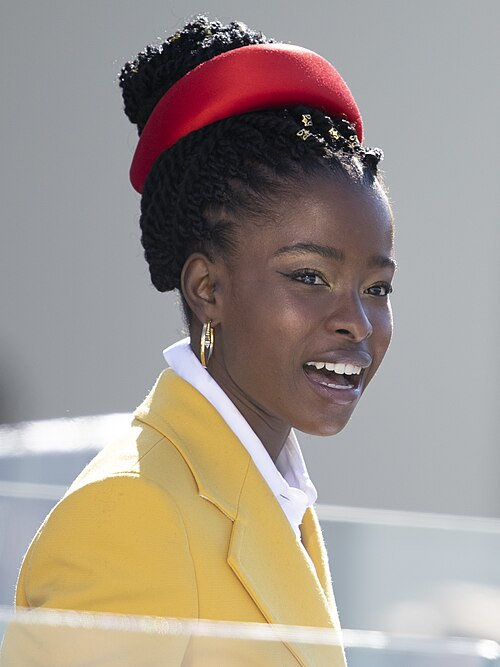
#> input picture src/face_match_kiosk/galleries/people/amanda_gorman.jpg, 500 x 667 px
$ python -i detector.py   (imports and definitions only)
#> lines starting #> are read from the running program, lines starting #| are printed output that depends on the picture
"""Face detection + ArcFace-style alignment.

Primary path is YuNet (cv2.FaceDetectorYN), which gives us five facial landmarks
per face. Those landmarks matter: warping the face onto a canonical template
before embedding is worth a lot of accuracy, and it is the difference between
"this match feels plausible" and "this match feels random".

The Haar cascade from the original age-predictor app is kept as a fallback so a
missing YuNet file degrades the demo instead of killing it. Haar gives no
landmarks, so that path can only do a plain padded crop.
"""

# System imports
import os

# Library imports
import cv2
import numpy as np

# Our imports
from face_match_kiosk.configs import (
    DETECTOR_ONNX_PATH,
    HAAR_CASCADE_PATH,
    DETECTOR_INPUT_SIZE,
    DETECTOR_SCORE_THRESHOLD,
    DETECTOR_NMS_THRESHOLD,
    DETECTOR_TOP_K,
    DETECT_MAX_WIDTH,
    EMBED_INPUT_SIZE,
    AGE_INPUT_SIZE,
)


# Canonical 5-point template ArcFace was trained against, for a 112x112 crop.
# Order: right eye, left eye, nose, right mouth corner, left mouth corner --
# as they appear left-to-right in the image, which is also YuNet's output order.
ARCFACE_TEMPLATE = np.array([
    [38.2946, 51.6963],
    [73.5318, 51.5014],
    [56.0252, 71.7366],
    [41.5493, 92.3655],
    [70.7299, 92.2041],
], dtype=np.float32)


class Face:
    """One detected face: pixel box, optional landmarks, detector confidence."""

    # [4 lines left out: function __init__, not called in this run]

    @property
    def area(self):
        return self.w * self.h

    @property
    def box(self):
        return (self.x, self.y, self.w, self.h)

    @property
    def center(self):
        return (self.x + self.w // 2, self.y + self.h // 2)


class FaceDetector:

    def __init__(self):
        self.backend = None
        self.yunet = None
        self.haar = None
        self._input_size = None

        if os.path.exists(DETECTOR_ONNX_PATH) and hasattr(cv2, 'FaceDetectorYN'):
            self.yunet = cv2.FaceDetectorYN.create(
                model=DETECTOR_ONNX_PATH,
                config='',
                input_size=DETECTOR_INPUT_SIZE,
                score_threshold=DETECTOR_SCORE_THRESHOLD,
                nms_threshold=DETECTOR_NMS_THRESHOLD,
                top_k=DETECTOR_TOP_K,
            )
            self._input_size = DETECTOR_INPUT_SIZE
            self.backend = 'yunet'
        elif os.path.exists(HAAR_CASCADE_PATH):
            self.haar = cv2.CascadeClassifier(HAAR_CASCADE_PATH)
            self.backend = 'haar'
        else:
            raise RuntimeError(
                'No face detector available. Run scripts/fetch_models.py to get '
                'YuNet, or restore %s' % HAAR_CASCADE_PATH)

    # ------------------------------------------------------------ detection

    # [9 lines left out: function detect, not called in this run]

    def detect_largest(self, frame):
        faces = self.detect(frame)
        return faces[0] if faces else None

    # [85 lines left out: functions _detect_yunet, _detect_haar, align, _align_by_landmarks, _align_by_box, crop_for_age, not called in this run]

>>> import cv2
>>> picture = cv2.imread('galleries/people/amanda_gorman.jpg', cv2.IMREAD_GRAYSCALE)
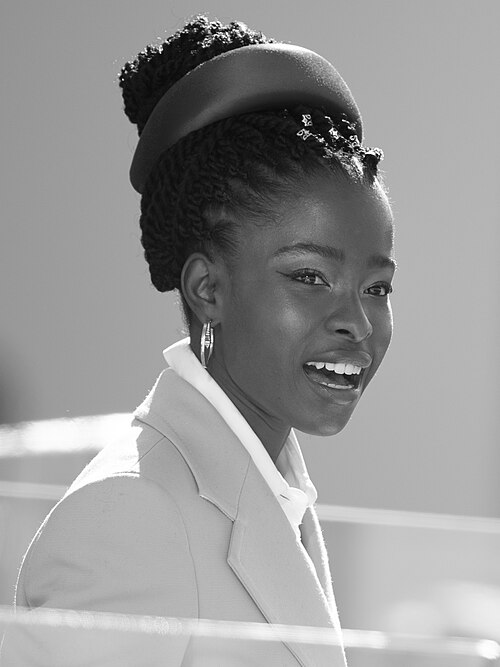
#> picture: shape (667, 500); min 0, max 255, mean 151.2
#> (the run stopped early here; a loop or call above may not have finished)

$ run again, on src/face_match_kiosk/galleries/people/anderson_cooper.jpg
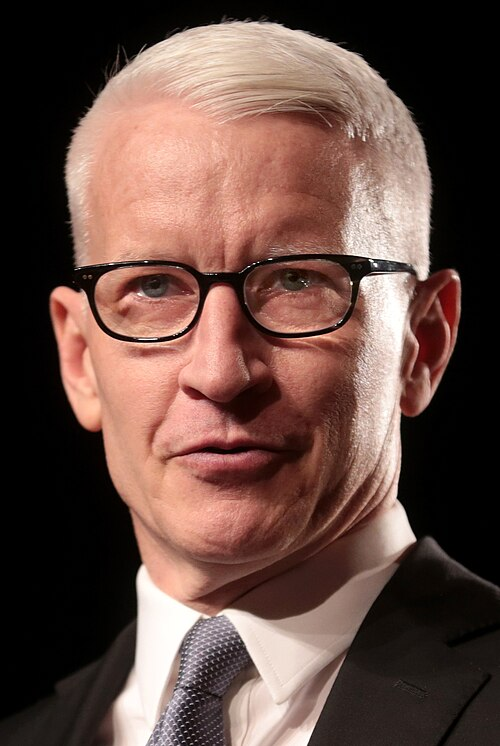
#> input picture src/face_match_kiosk/galleries/people/anderson_cooper.jpg, 500 x 746 px
#> `picture = cv2.imread('galleries/people/amanda_gorman.jpg', cv2.IMREAD_..`:
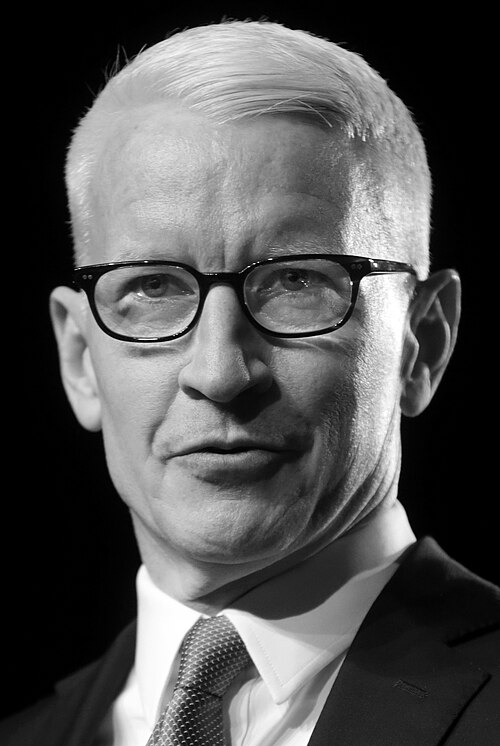
#> picture: shape (746, 500); min 0, max 255, mean 82.9

$ run again, on src/face_match_kiosk/galleries/people/anthony_bourdain.jpg
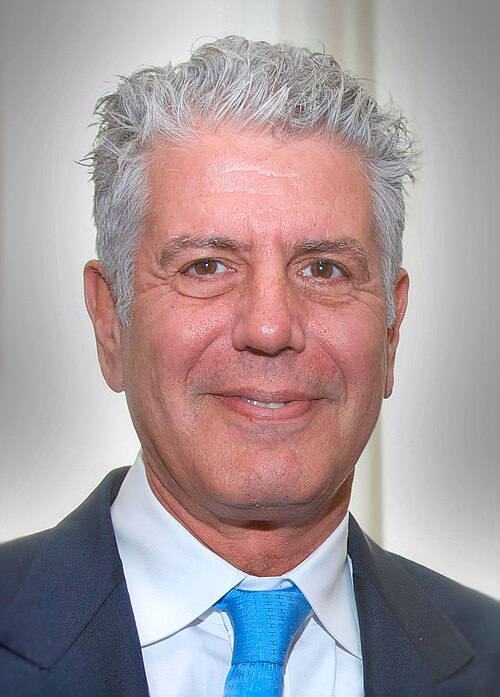
#> input picture src/face_match_kiosk/galleries/people/anthony_bourdain.jpg, 500 x 697 px
#> `picture = cv2.imread('galleries/people/amanda_gorman.jpg', cv2.IMREAD_..`:
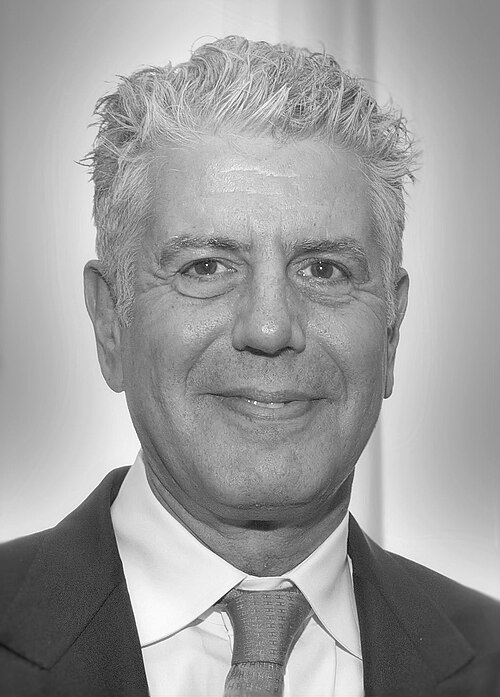
#> picture: shape (697, 500); min 1, max 255, mean 157.8
